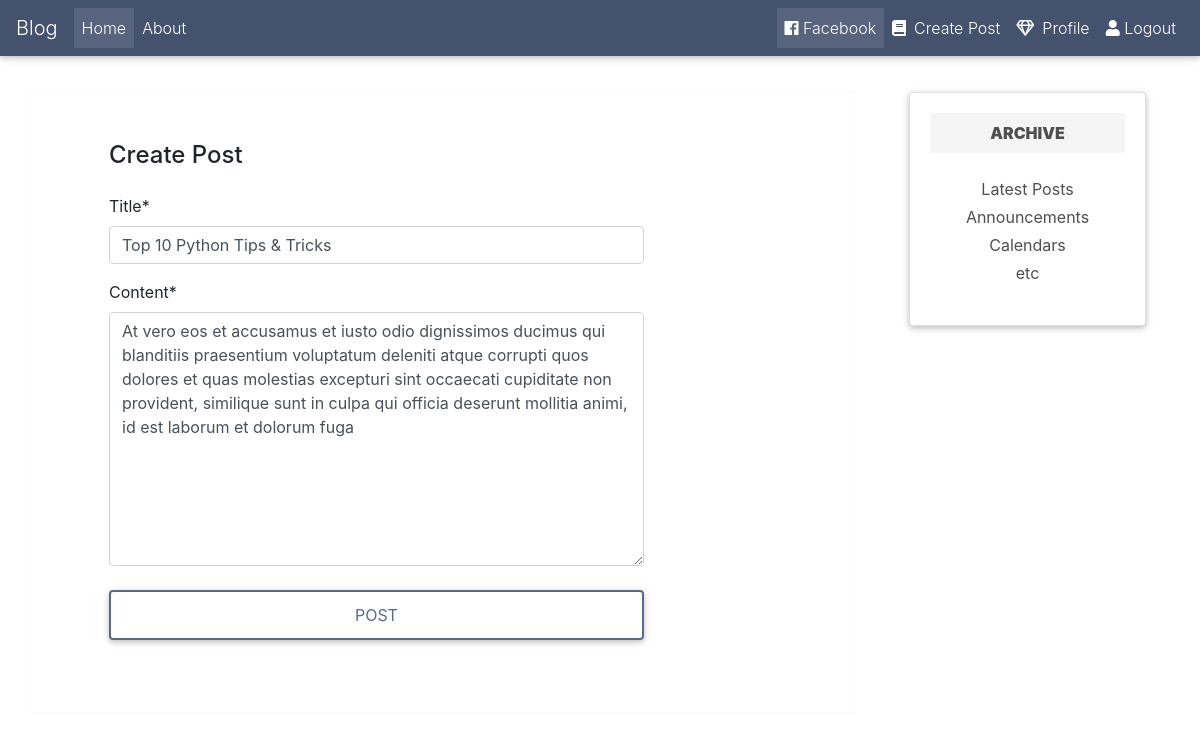
The app's page /post/9/update (signed in) with its own data.
### blog/models.py (models this page shows, shortened)
class Post(models.Model):
    title = models.CharField(max_length=100)
    content = models.TextField()
    date = models.DateTimeField(default=timezone.now)
    author = models.ForeignKey(User, on_delete=models.CASCADE)

### blog/views.py (the view, shortened to what this page needs)
# urls.py: path('post/<int:pk>/update', PostUpdateView.as_view(), name='blog-update'),
class PostUpdateView(LoginRequiredMixin,UserPassesTestMixin, UpdateView):
    model = Post
    fields = ['title', 'content']
    success_url = "/"
    def test_func(self):
        post = self.get_object()
        if self.request.user == post.author:
            return True
        return False

### blog/templates/blog/post_form.html (shortened to what this page needs)
{% extends 'blog/base.html' %}
{% load crispy_forms_tags %}
{% block content %}
<div class="row border border-light container-fluid">
    <div class="col col-md-10">
        <form class="p-5" method="post">
            <p class="h4 mb-4">Create Post </p>
                {{ form|crispy }}
            <button class="btn btn-outline-mdb-color btn-rounded btn-block z-depth-0 my-4 waves-effect" type="submit">Post</button>
        </form>
    </div>
</div>
{% endblock content %}

### records on screen
Post: title "Top 10 Python Tips & Tricks", content "At vero eos et accusamus et iusto odio dignissimos ducimus qui blanditiis praesentium voluptatum deleniti atque corrupti quos dolores et quas molestias excepturi sint occaecati cupiditate non provident, similique sunt in culpa qui officia deserunt mollitia animi, id est laborum et dolorum fuga"
